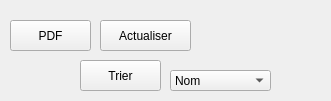
     <widget class="QWidget" name="widget_3" native="true">
      <property name="geometry">
       <rect>
        <x>880</x>
        <y>380</y>
        <width>331</width>
        <height>101</height>
       </rect>
      </property>
      <widget class="QPushButton" name="pushButton_valid_16">
       <property name="geometry">
        <rect>
         <x>100</x>
         <y>20</y>
         <width>91</width>
         <height>31</height>
        </rect>
       </property>
       <property name="toolTip">
        <string>Valider</string>
       </property>
       <property name="styleSheet">
        <string notr="true"/>
       </property>
       <property name="text">
        <string>Actualiser</string>
       </property>
       <property name="icon">
        <iconset resource="Resources.qrc">
         <normaloff>:/new/prefix1/images/actualiser.png</normaloff>:/new/prefix1/images/actualiser.png</iconset>
       </property>
      </widget>
      <widget class="QPushButton" name="pushButton_valid_18">
       <property name="geometry">
        <rect>
         <x>80</x>
         <y>60</y>
         <width>81</width>
         <height>31</height>
        </rect>
       </property>
       <property name="toolTip">
        <string>Valider</string>
       </property>
       <property name="styleSheet">
        <string notr="true"/>
       </property>
       <property name="text">
        <string>Trier</string>
       </property>
       <property name="icon">
        <iconset resource="Resources.qrc">
         <normaloff>:/new/prefix1/images/trier.png</normaloff>:/new/prefix1/images/trier.png</iconset>
       </property>
      </widget>
      <widget class="QComboBox" name="selectri">
       <property name="geometry">
        <rect>
         <x>170</x>
         <y>70</y>
         <width>101</width>
         <height>21</height>
        </rect>
       </property>
       <item>
        <property name="text">
         <string>Nom</string>
        </property>
       </item>
       <item>
        <property name="text">
         <string>Date</string>
        </property>
       </item>
      </widget>
      <widget class="QPushButton" name="pushButton_6">
       <property name="geometry">
        <rect>
         <x>10</x>
         <y>20</y>
         <width>81</width>
         <height>31</height>
        </rect>
       </property>
       <property name="text">
        <string>PDF</string>
       </property>
       <property name="icon">
        <iconset resource="Resources.qrc">
         <normaloff>:/new/prefix1/images/pdf.png</normaloff>:/new/prefix1/images/pdf.png</iconset>
       </property>
      </widget>
     </widget>
